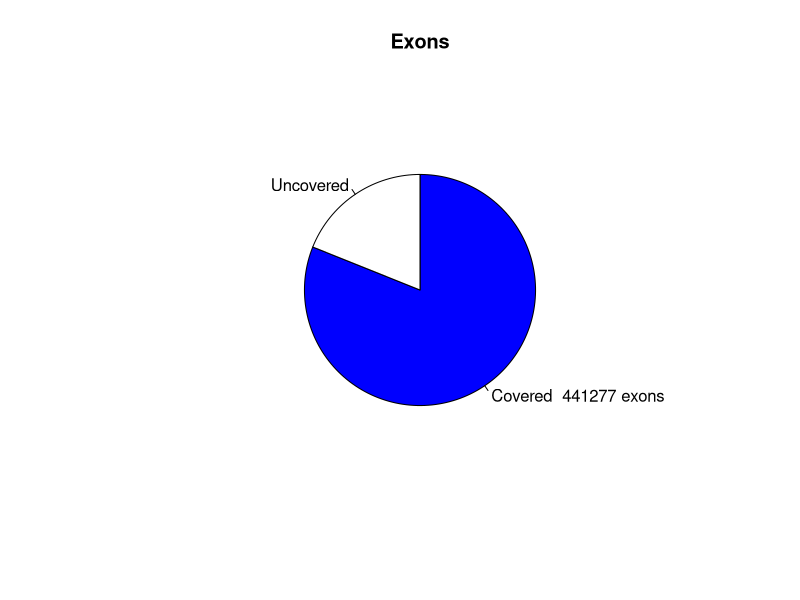

Here is the R script that generated this plot:
png("/rds/user/is460/hpc-work/muscle-rnaseq/ezbamqc/output/figs/srpk3_wt_ttnb_wt_3.read_distr_pie.png",width=500,height=500,units="px")
pie(c(441277,103031),labels=c("Covered  441277 exons","Uncovered"),main="Exons",radius=0.6,clockwise=T,col=c("blue","white"))
dev.state = dev.off()
